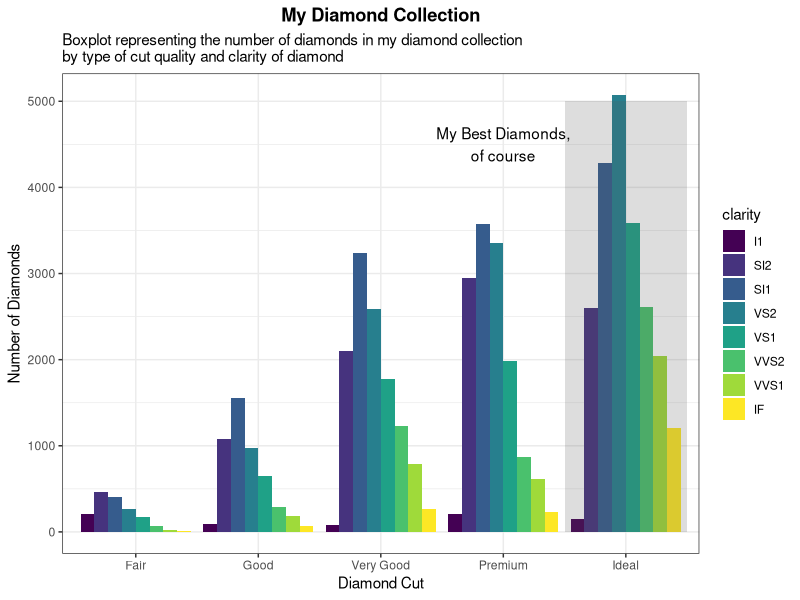
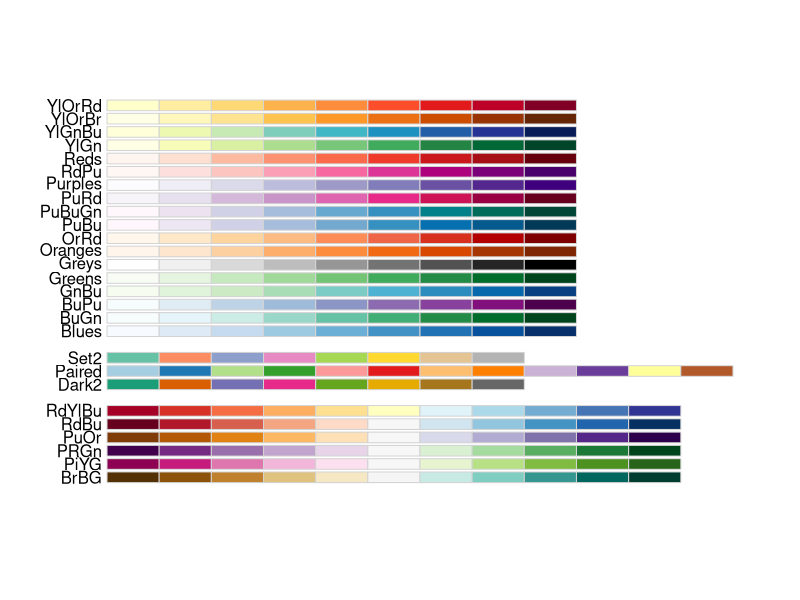

These charts were generated, in order, by the following R code:
## ---- chunk 1
knitr::opts_chunk$set(echo = FALSE)
## ---- chunk 2
library(ggplot2)
library(magrittr) #so I can do some piping
data(diamonds)
data(mpg)
data(iris)
theme_set(theme_bw()) #I'll give you this one, you can set the theme individually for graphs
#or you can set the theme for all the graphs using theme_set()
#theme_bw() is best theme (IMO)

#for graph 3:
library(ggrepel)


## ---- chunk 3
data("diamonds")
#Create a bar graph using geom_bar and specify position="dodge" to have bars side by side. Then use labs function to add labels to the graph.
ggplot(diamonds, aes(x=cut, fill = clarity)) +
    geom_bar(stat="count", position = "dodge") +
    annotate("rect", xmin = 4.5, xmax= 5.5, ymin=0, ymax = 5000, alpha=0.2) +
    annotate("text", label = "My Best Diamonds,\nof course", x = 4, y = 4500)+
    labs(x="Diamond Cut", y = "Number of Diamonds", title = "My Diamond Collection", subtitle = "Boxplot representing the number of diamonds in my diamond collection \nby type of cut quality and clarity of diamond") +
    theme(plot.title = element_text(hjust = 0.5, face = "bold"))
#hint think about the *position* the bars are in...
## ---- chunk 4


## ---- chunk 5
data("iris")
## ---- chunk 6

## ---- chunk 7
data("mpg")
corvette <- mpg[mpg$model == "corvette",]
#install
require("ggrepel") #useful for making text annotations better, hint hint
set.seed(42)
## ---- chunk 8

## ---- chunk 9
data(mpg)

#hint for the coloring, colorbrewer and you can set palette colors and make your graphs colorblind friendly
library(RColorBrewer)
display.brewer.all(colorblindFriendly = T) #take a look at the colorblindfriendly options
## ---- chunk 10
